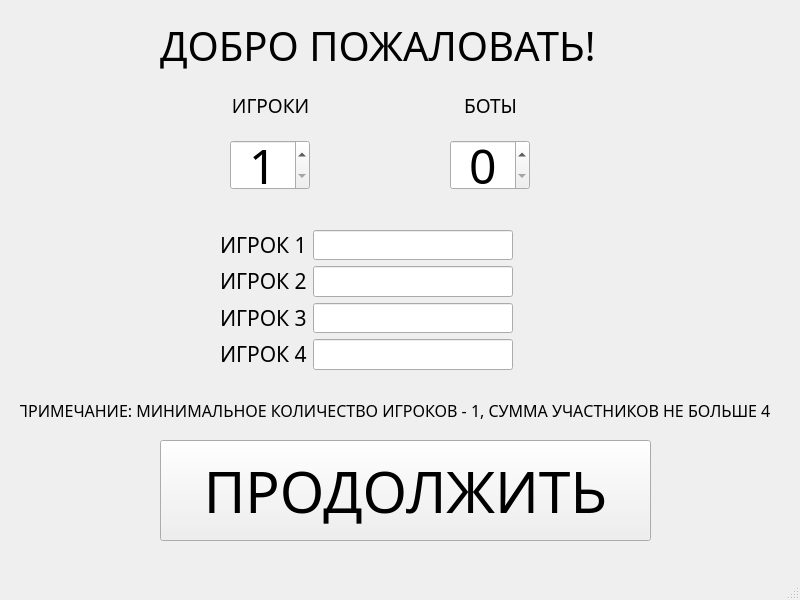
<?xml version="1.0" encoding="UTF-8"?>
<ui version="4.0">
 <class>StartWindow</class>
 <widget class="QMainWindow" name="StartWindow">
  <property name="geometry">
   <rect>
    <x>0</x>
    <y>0</y>
    <width>800</width>
    <height>600</height>
   </rect>
  </property>
  <property name="sizePolicy">
   <sizepolicy hsizetype="Fixed" vsizetype="Fixed">
    <horstretch>0</horstretch>
    <verstretch>0</verstretch>
   </sizepolicy>
  </property>
  <property name="windowTitle">
   <string>Начало</string>
  </property>
  <widget class="QWidget" name="centralwidget">
   <widget class="QSpinBox" name="botcount">
    <property name="geometry">
     <rect>
      <x>450</x>
      <y>140</y>
      <width>80</width>
      <height>50</height>
     </rect>
    </property>
    <property name="sizePolicy">
     <sizepolicy hsizetype="Fixed" vsizetype="Fixed">
      <horstretch>0</horstretch>
      <verstretch>0</verstretch>
     </sizepolicy>
    </property>
    <property name="minimumSize">
     <size>
      <width>80</width>
      <height>50</height>
     </size>
    </property>
    <property name="maximumSize">
     <size>
      <width>80</width>
      <height>40</height>
     </size>
    </property>
    <property name="font">
     <font>
      <family>KabelCTT Medium</family>
      <pointsize>36</pointsize>
     </font>
    </property>
    <property name="alignment">
     <set>Qt::AlignCenter</set>
    </property>
    <property name="buttonSymbols">
     <enum>QAbstractSpinBox::UpDownArrows</enum>
    </property>
    <property name="maximum">
     <number>3</number>
    </property>
   </widget>
   <widget class="QSpinBox" name="playercount">
    <property name="geometry">
     <rect>
      <x>230</x>
      <y>140</y>
      <width>80</width>
      <height>50</height>
     </rect>
    </property>
    <property name="sizePolicy">
     <sizepolicy hsizetype="Fixed" vsizetype="Fixed">
      <horstretch>0</horstretch>
      <verstretch>0</verstretch>
     </sizepolicy>
    </property>
    <property name="minimumSize">
     <size>
      <width>80</width>
      <height>50</height>
     </size>
    </property>
    <property name="maximumSize">
     <size>
      <width>80</width>
      <height>50</height>
     </size>
    </property>
    <property name="font">
     <font>
      <family>KabelCTT Medium</family>
      <pointsize>36</pointsize>
     </font>
    </property>
    <property name="alignment">
     <set>Qt::AlignCenter</set>
    </property>
    <property name="minimum">
     <number>1</number>
    </property>
    <property name="maximum">
     <number>4</number>
    </property>
   </widget>
   <widget class="QWidget" name="formLayoutWidget">
    <property name="geometry">
     <rect>
      <x>220</x>
      <y>230</y>
      <width>321</width>
      <height>140</height>
     </rect>
    </property>
    <layout class="QFormLayout" name="formLayout">
     <item row="0" column="0">
      <widget class="QLabel" name="name1">
       <property name="sizePolicy">
        <sizepolicy hsizetype="Fixed" vsizetype="Fixed">
         <horstretch>0</horstretch>
         <verstretch>0</verstretch>
        </sizepolicy>
       </property>
       <property name="minimumSize">
        <size>
         <width>80</width>
         <height>30</height>
        </size>
       </property>
       <property name="font">
        <font>
         <family>KabelCTT Medium</family>
         <pointsize>16</pointsize>
        </font>
       </property>
       <property name="text">
        <string>ИГРОК 1</string>
       </property>
      </widget>
     </item>
     <item row="0" column="1">
      <widget class="QLineEdit" name="name1edit">
       <property name="sizePolicy">
        <sizepolicy hsizetype="Fixed" vsizetype="Fixed">
         <horstretch>0</horstretch>
         <verstretch>0</verstretch>
        </sizepolicy>
       </property>
       <property name="minimumSize">
        <size>
         <width>200</width>
         <height>30</height>
        </size>
       </property>
       <property name="font">
        <font>
         <family>KabelCTT Medium</family>
         <pointsize>16</pointsize>
        </font>
       </property>
       <property name="maxLength">
        <number>8</number>
       </property>
      </widget>
     </item>
     <item row="1" column="0">
      <widget class="QLabel" name="name2">
       <property name="sizePolicy">
        <sizepolicy hsizetype="Fixed" vsizetype="Fixed">
         <horstretch>0</horstretch>
         <verstretch>0</verstretch>
        </sizepolicy>
       </property>
       <property name="minimumSize">
        <size>
         <width>80</width>
         <height>30</height>
        </size>
       </property>
       <property name="font">
        <font>
         <family>KabelCTT Medium</family>
         <pointsize>16</pointsize>
        </font>
       </property>
       <property name="text">
        <string>ИГРОК 2</string>
       </property>
      </widget>
     </item>
     <item row="2" column="0">
      <widget class="QLabel" name="name3">
       <property name="sizePolicy">
        <sizepolicy hsizetype="Fixed" vsizetype="Fixed">
         <horstretch>0</horstretch>
         <verstretch>0</verstretch>
        </sizepolicy>
       </property>
       <property name="minimumSize">
        <size>
         <width>80</width>
         <height>30</height>
        </size>
       </property>
       <property name="font">
        <font>
         <family>KabelCTT Medium</family>
         <pointsize>16</pointsize>
        </font>
       </property>
       <property name="text">
        <string>ИГРОК 3</string>
       </property>
      </widget>
     </item>
     <item row="3" column="0">
      <widget class="QLabel" name="name4">
       <property name="sizePolicy">
        <sizepolicy hsizetype="Fixed" vsizetype="Fixed">
         <horstretch>0</horstretch>
         <verstretch>0</verstretch>
        </sizepolicy>
       </property>
       <property name="minimumSize">
        <size>
         <width>80</width>
         <height>30</height>
        </size>
       </property>
       <property name="font">
        <font>
         <family>KabelCTT Medium</family>
         <pointsize>16</pointsize>
        </font>
       </property>
       <property name="text">
        <string>ИГРОК 4</string>
       </property>
      </widget>
     </item>
     <item row="1" column="1">
      <widget class="QLineEdit" name="name2edit">
       <property name="sizePolicy">
        <sizepolicy hsizetype="Fixed" vsizetype="Fixed">
         <horstretch>0</horstretch>
         <verstretch>0</verstretch>
        </sizepolicy>
       </property>
       <property name="minimumSize">
        <size>
         <width>200</width>
         <height>30</height>
        </size>
       </property>
       <property name="font">
        <font>
         <family>KabelCTT Medium</family>
         <pointsize>16</pointsize>
        </font>
       </property>
       <property name="maxLength">
        <number>8</number>
       </property>
      </widget>
     </item>
     <item row="2" column="1">
      <widget class="QLineEdit" name="name3edit">
       <property name="sizePolicy">
        <sizepolicy hsizetype="Fixed" vsizetype="Fixed">
         <horstretch>0</horstretch>
         <verstretch>0</verstretch>
        </sizepolicy>
       </property>
       <property name="minimumSize">
        <size>
         <width>200</width>
         <height>30</height>
        </size>
       </property>
       <property name="font">
        <font>
         <family>KabelCTT Medium</family>
         <pointsize>16</pointsize>
        </font>
       </property>
       <property name="maxLength">
        <number>8</number>
       </property>
      </widget>
     </item>
     <item row="3" column="1">
      <widget class="QLineEdit" name="name4edit">
       <property name="sizePolicy">
        <sizepolicy hsizetype="Fixed" vsizetype="Fixed">
         <horstretch>0</horstretch>
         <verstretch>0</verstretch>
        </sizepolicy>
       </property>
       <property name="minimumSize">
        <size>
         <width>200</width>
         <height>30</height>
        </size>
       </property>
       <property name="font">
        <font>
         <family>KabelCTT Medium</family>
         <pointsize>16</pointsize>
        </font>
       </property>
       <property name="maxLength">
        <number>8</number>
       </property>
      </widget>
     </item>
    </layout>
   </widget>
   <widget class="QLabel" name="welcome">
    <property name="geometry">
     <rect>
      <x>160</x>
      <y>10</y>
      <width>441</width>
      <height>71</height>
     </rect>
    </property>
    <property name="sizePolicy">
     <sizepolicy hsizetype="Fixed" vsizetype="Fixed">
      <horstretch>0</horstretch>
      <verstretch>0</verstretch>
     </sizepolicy>
    </property>
    <property name="font">
     <font>
      <family>KabelCTT Medium</family>
      <pointsize>30</pointsize>
     </font>
    </property>
    <property name="text">
     <string>ДОБРО ПОЖАЛОВАТЬ!</string>
    </property>
   </widget>
   <widget class="QLabel" name="playerlabel">
    <property name="geometry">
     <rect>
      <x>230</x>
      <y>90</y>
      <width>81</width>
      <height>31</height>
     </rect>
    </property>
    <property name="sizePolicy">
     <sizepolicy hsizetype="Fixed" vsizetype="Fixed">
      <horstretch>0</horstretch>
      <verstretch>0</verstretch>
     </sizepolicy>
    </property>
    <property name="font">
     <font>
      <family>KabelCTT Medium</family>
      <pointsize>14</pointsize>
     </font>
    </property>
    <property name="text">
     <string>ИГРОКИ</string>
    </property>
    <property name="alignment">
     <set>Qt::AlignCenter</set>
    </property>
   </widget>
   <widget class="QLabel" name="botlabel">
    <property name="geometry">
     <rect>
      <x>450</x>
      <y>90</y>
      <width>81</width>
      <height>31</height>
     </rect>
    </property>
    <property name="sizePolicy">
     <sizepolicy hsizetype="Fixed" vsizetype="Fixed">
      <horstretch>0</horstretch>
      <verstretch>0</verstretch>
     </sizepolicy>
    </property>
    <property name="font">
     <font>
      <family>KabelCTT Medium</family>
      <pointsize>14</pointsize>
     </font>
    </property>
    <property name="text">
     <string>БОТЫ</string>
    </property>
    <property name="alignment">
     <set>Qt::AlignCenter</set>
    </property>
   </widget>
   <widget class="QLabel" name="notice">
    <property name="geometry">
     <rect>
      <x>20</x>
      <y>390</y>
      <width>751</width>
      <height>41</height>
     </rect>
    </property>
    <property name="sizePolicy">
     <sizepolicy hsizetype="Fixed" vsizetype="Fixed">
      <horstretch>0</horstretch>
      <verstretch>0</verstretch>
     </sizepolicy>
    </property>
    <property name="font">
     <font>
      <family>KabelCTT Medium</family>
      <pointsize>12</pointsize>
     </font>
    </property>
    <property name="text">
     <string>ПРИМЕЧАНИЕ: МИНИМАЛЬНОЕ КОЛИЧЕСТВО ИГРОКОВ - 1, СУММА УЧАСТНИКОВ НЕ БОЛЬШЕ 4 </string>
    </property>
    <property name="alignment">
     <set>Qt::AlignCenter</set>
    </property>
   </widget>
   <widget class="QPushButton" name="start">
    <property name="geometry">
     <rect>
      <x>160</x>
      <y>440</y>
      <width>491</width>
      <height>101</height>
     </rect>
    </property>
    <property name="sizePolicy">
     <sizepolicy hsizetype="Fixed" vsizetype="Fixed">
      <horstretch>0</horstretch>
      <verstretch>0</verstretch>
     </sizepolicy>
    </property>
    <property name="font">
     <font>
      <family>KabelCTT Medium</family>
      <pointsize>43</pointsize>
     </font>
    </property>
    <property name="text">
     <string>ПРОДОЛЖИТЬ</string>
    </property>
   </widget>
  </widget>
  <widget class="QMenuBar" name="menubar">
   <property name="geometry">
    <rect>
     <x>0</x>
     <y>0</y>
     <width>800</width>
     <height>21</height>
    </rect>
   </property>
  </widget>
  <widget class="QStatusBar" name="statusbar"/>
 </widget>
 <resources/>
 <connections/>
</ui>
